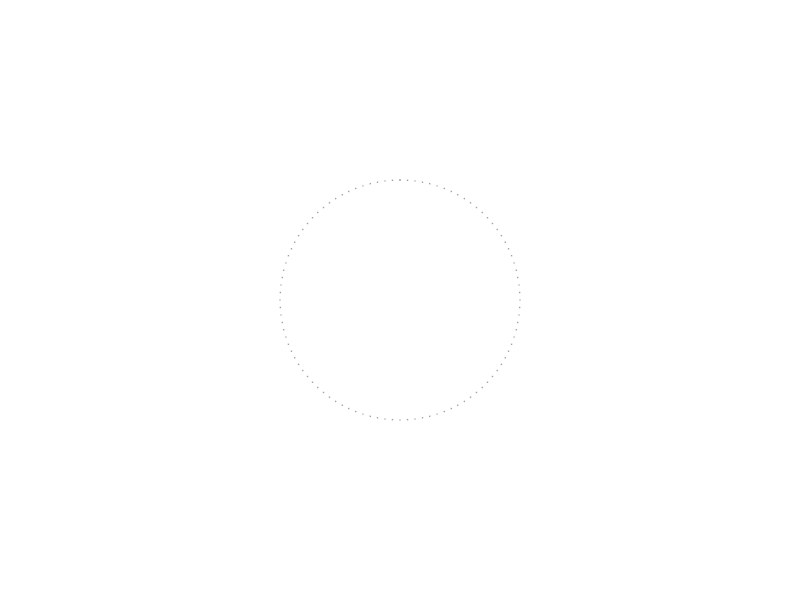
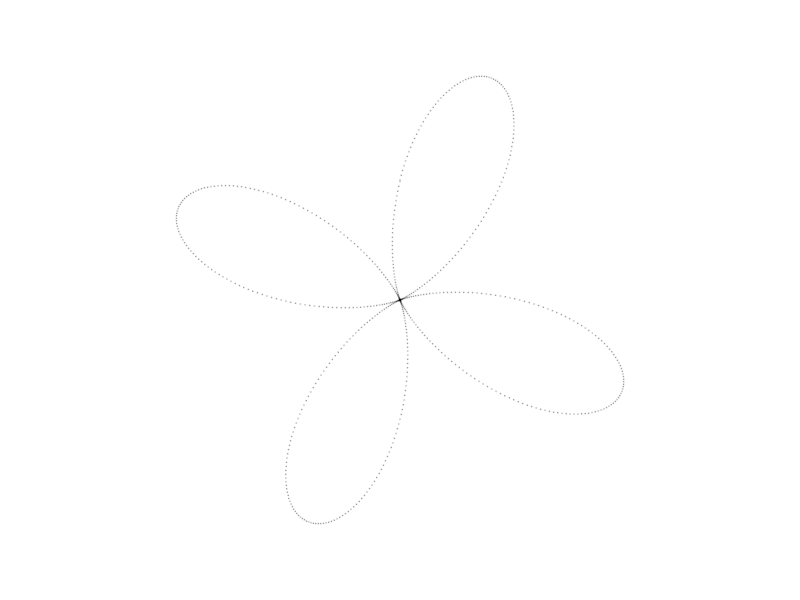
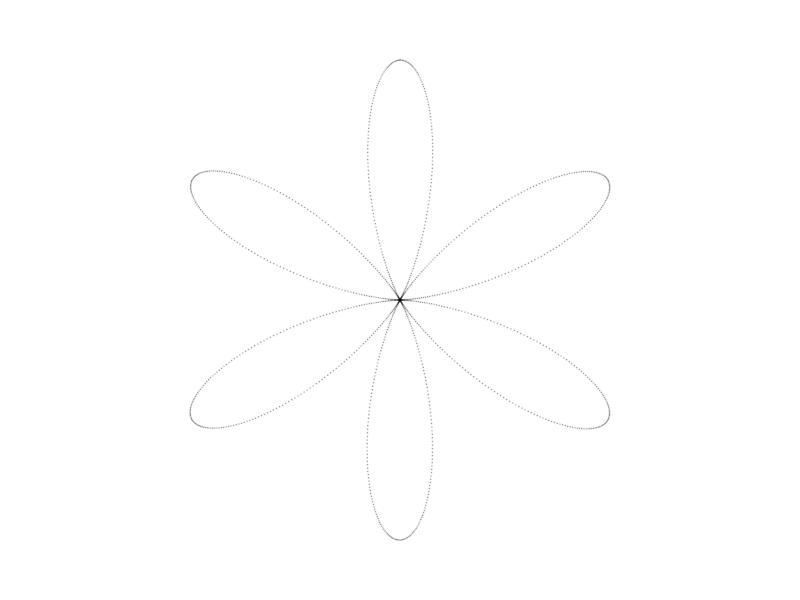
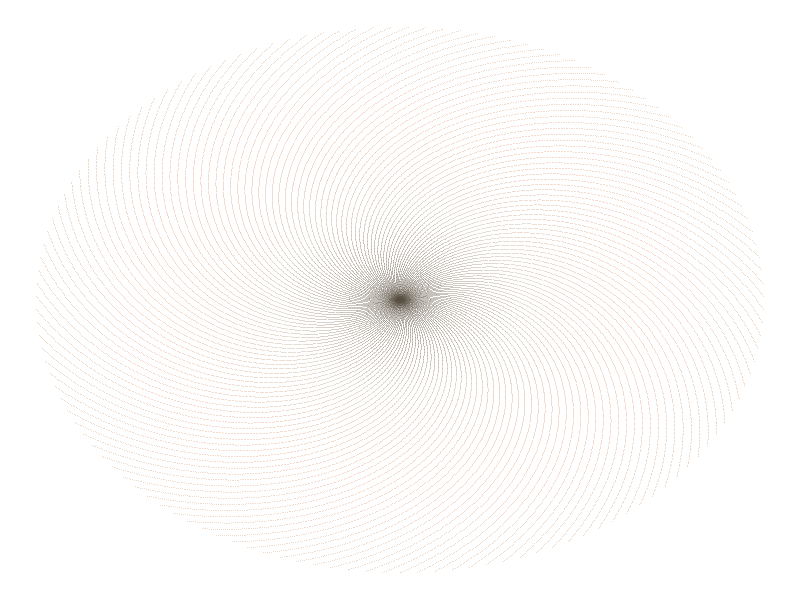
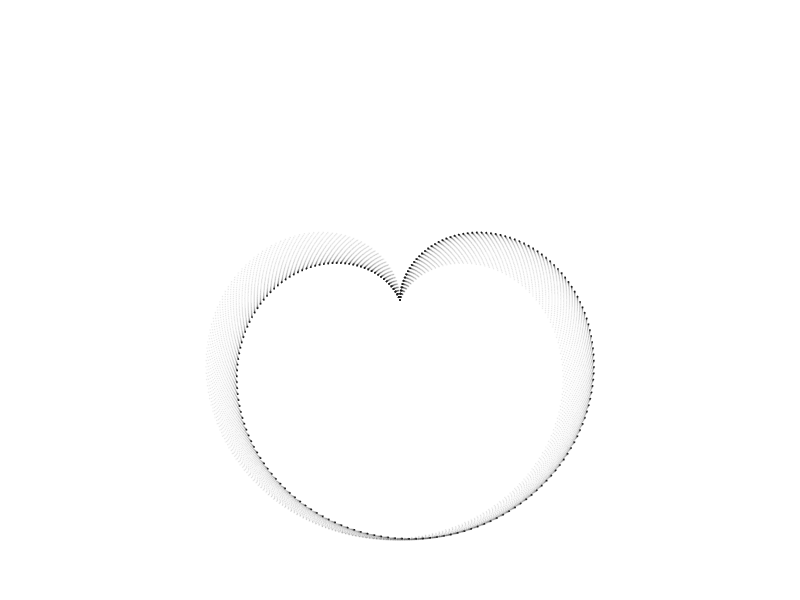
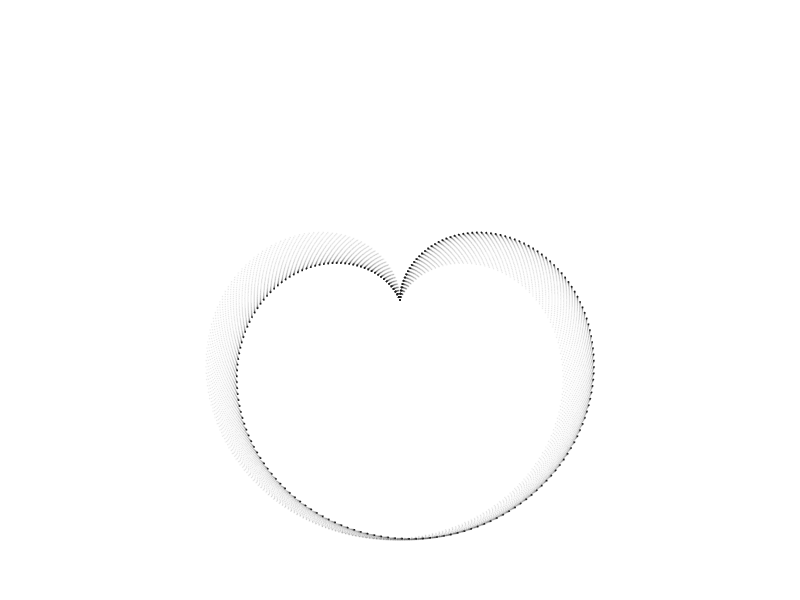

These figures' R source, in order:
## ---- chunk 1
library(tidyverse)
## ---- chunk 2
seq(0, 1, .01) %>%
data.frame(a=.) %>%
ggplot(aes(x=a, y=0)) +
geom_point(alpha=.2, color="#000000", size=0) +
coord_polar() +
theme_void()
## ---- chunk 3
seq(-pi, pi, .01) %>%
data.frame(a=.) %>%
ggplot(aes(x=a, y=2*sin(4*a))) +
geom_point(alpha=.2, color="#000000", size=0) +
coord_polar() +
theme_void()
## ---- chunk 4
seq(-2*pi, 2*pi, .01) %>%
data.frame(a=.) %>%
ggplot(aes(x=a, y=cos(3*a))) +
geom_point(alpha=.2, color="#000000", size=0) +
coord_polar() +
theme_void()
## ---- chunk 5
golden_ratio <- (1+sqrt(5))/2
golden_angle <- pi*(3-sqrt(5))

(seq(0, 1000, .02) * golden_angle) %>%
data.frame(a=., x=sin(.), y=cos(.)) %>%
ggplot(aes(x=a*x, y=a*y)) +
geom_point(aes(color=a), alpha=.4, size=0, shape=".", show.legend=F) +
scale_color_gradientn(colors = c("#554e41", "#c3ad95", "#eba584", "#d4a67c")) +
theme_void()
## ---- chunk 6

# shape (201, 1) -> (40401, 2)

seq(-1, 1, .01) %>%
expand.grid(x=., y=.) %>%
ggplot(aes(x=pi*x-cos(y^2), y=1-sin(x^2))) +
geom_point(alpha=.02, color="#000000", size=0) +
coord_polar() +
theme_void()
## ---- chunk 7
t <- format(Sys.time(), format="%F_%H-%M")
fn <- paste(t, "png", sep=".")
ggsave(fn, units="in", width=1800/300, height=1800/300)
